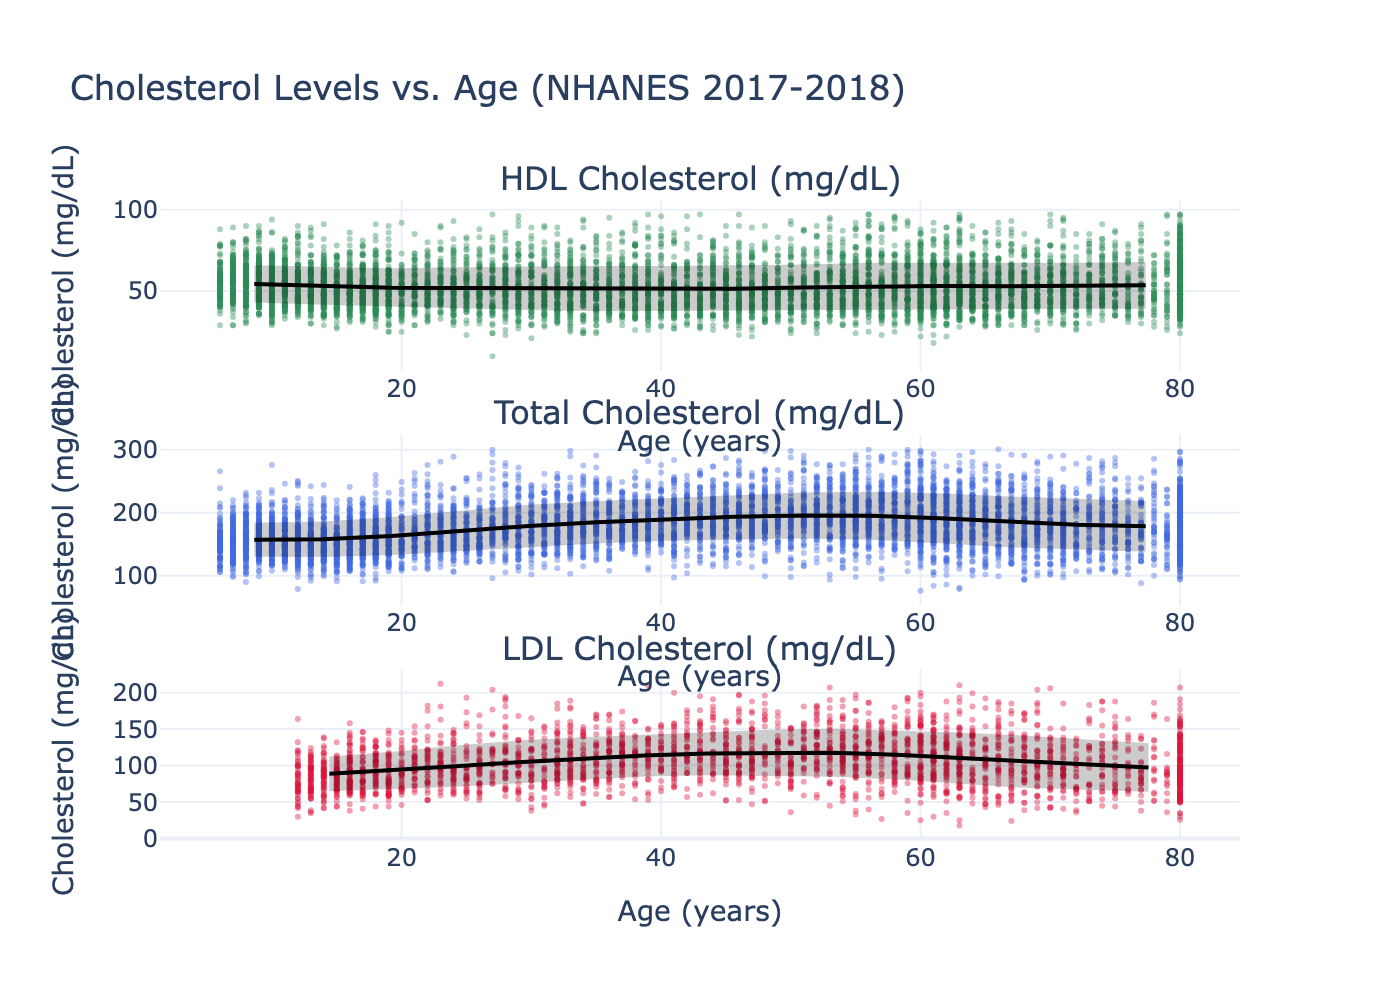

Write the Python code that produced this figure.
#!/usr/bin/env python3
"""
Cholesterol Analysis using NHANES 2017-2018 data.

This script analyzes the distribution of LDL, HDL, and Total Cholesterol by age,
combining data for all genders. It visualizes the relationship between age and
various cholesterol metrics.
"""

import pandas as pd
import numpy as np
from scipy.stats import zscore
from scipy.ndimage import gaussian_filter1d
import plotly.graph_objects as go
from plotly.subplots import make_subplots
from pandas_nhanes import get_dataset

# --- Constants ---

CHOLESTEROL_COLS = [
    "HDL Cholesterol (mg/dL)",
    "Total Cholesterol (mg/dL)",
    "LDL Cholesterol (mg/dL)"
]

COLORS = {
    "HDL Cholesterol (mg/dL)": "SeaGreen",
    "Total Cholesterol (mg/dL)": "RoyalBlue",
    "LDL Cholesterol (mg/dL)": "Crimson"
}

# --- Data Loading and Preprocessing ---

def load_and_merge_data():
    """Loads and merges cholesterol and demographic data from NHANES."""
    hdl_data = get_dataset("HDL_J")[["SEQN", "LBDHDD"]].rename(
        columns={"LBDHDD": "HDL Cholesterol (mg/dL)"}
    )
    total_chol_data = get_dataset("TCHOL_J")[["SEQN", "LBXTC"]].rename(
        columns={"LBXTC": "Total Cholesterol (mg/dL)"}
    )
    trigly_data = get_dataset("TRIGLY_J")[["SEQN", "LBDLDL"]].rename(
        columns={"LBDLDL": "LDL Cholesterol (mg/dL)"}
    )
    demographics = get_dataset("DEMO_J")[["SEQN", "RIDAGEYR"]].rename(
        columns={"RIDAGEYR": "Age (years)"}
    )

    df = pd.merge(hdl_data, total_chol_data, on="SEQN", how="outer")
    df = pd.merge(df, trigly_data, on="SEQN", how="outer")
    df = pd.merge(df, demographics, on="SEQN")
    return df

def clean_data(df):
    """Removes rows with missing data and outliers."""
    df = df.dropna(subset=CHOLESTEROL_COLS, how="all").reset_index(drop=True)

    # Remove outliers using Z-score method for each cholesterol column
    outlier_mask = np.zeros(len(df), dtype=bool)
    for col in CHOLESTEROL_COLS:
        valid_mask = df[col].notna()
        if valid_mask.sum() > 0:
            z_scores = np.abs(zscore(df.loc[valid_mask, col]))
            full_positions = np.where(valid_mask)[0]
            col_outlier_positions = full_positions[z_scores >= 3]
            outlier_mask[col_outlier_positions] = True
    return df[~outlier_mask]

# --- Data Analysis ---

def compute_fitted_data(x, y):
    """
    Computes smoothed mean and standard deviation curves for scatter plot data.
    """
    mask = ~(np.isnan(x) | np.isnan(y))
    x_clean, y_clean = x[mask], y[mask]

    if len(x_clean) < 10:
        return None, None, None, None

    sort_idx = np.argsort(x_clean)
    x_sorted, y_sorted = x_clean[sort_idx], y_clean[sort_idx]

    age_bins = np.linspace(x_sorted.min(), x_sorted.max(), 15)
    bin_centers, bin_means, bin_stds = [], [], []

    for i in range(len(age_bins) - 1):
        mask = (x_sorted >= age_bins[i]) & (x_sorted < age_bins[i + 1])
        if np.sum(mask) > 5:
            bin_centers.append((age_bins[i] + age_bins[i + 1]) / 2)
            bin_values = y_sorted[mask]
            bin_means.append(np.mean(bin_values))
            bin_stds.append(np.std(bin_values))

    if len(bin_centers) <= 3:
        return None, None, None, None

    bin_centers = np.array(bin_centers)
    mean_smooth = np.maximum(gaussian_filter1d(np.array(bin_means), sigma=1.0), 0.1)
    std_smooth = np.maximum(gaussian_filter1d(np.array(bin_stds), sigma=1.0), 0.1)
    lower_1sd = np.maximum(mean_smooth - std_smooth, 0)
    upper_1sd = mean_smooth + std_smooth

    return bin_centers, mean_smooth, lower_1sd, upper_1sd

# --- Visualization ---

def create_plot(df):
    """Creates an interactive plot of Cholesterol vs. Age."""
    fig = make_subplots(
        rows=len(CHOLESTEROL_COLS),
        cols=1,
        subplot_titles=CHOLESTEROL_COLS,
        vertical_spacing=0.1
    )

    for i, col_name in enumerate(CHOLESTEROL_COLS):
        row = i + 1
        x_data = df["Age (years)"]
        y_data = df[col_name]

        # Add scatter plot for raw data
        fig.add_trace(
            go.Scatter(
                x=x_data,
                y=y_data,
                mode='markers',
                marker=dict(color=COLORS[col_name], size=3, opacity=0.4),
                name=col_name,
                showlegend=False
            ),
            row=row,
            col=1
        )

        # Add smoothed trend lines
        x_fit, y_mean, y_lower, y_upper = compute_fitted_data(x_data.values, y_data.values)
        if x_fit is not None:
            fig.add_trace(
                go.Scatter(
                    x=x_fit, y=y_mean, mode='lines',
                    line=dict(color='black', width=2),
                    name="Mean",
                    showlegend=False
                ),
                row=row, col=1
            )
            fig.add_trace(
                go.Scatter(
                    x=np.concatenate([x_fit, x_fit[::-1]]),
                    y=np.concatenate([y_upper, y_lower[::-1]]),
                    fill='toself',
                    fillcolor='rgba(0,0,0,0.2)',
                    line=dict(color='rgba(255,255,255,0)'),
                    name="±1 SD",
                    showlegend=False
                ),
                row=row, col=1
            )

        fig.update_xaxes(title_text="Age (years)", row=row, col=1)
        fig.update_yaxes(title_text="Cholesterol (mg/dL)", row=row, col=1)

    fig.update_layout(
        title_text="Cholesterol Levels vs. Age (NHANES 2017-2018)",
        height=1200,
        width=800,
        template="plotly_white"
    )
    return fig

# --- Main Execution ---

def main():
    """Main function to run the analysis and generate the plot."""
    df = load_and_merge_data()
    df_cleaned = clean_data(df)

    print(f"Total subjects with cholesterol data: {len(df_cleaned)}")
    print(f"Age range: {df_cleaned['Age (years)'].min():.0f}-{df_cleaned['Age (years)'].max():.0f} years")
    for col in CHOLESTEROL_COLS:
        print(f"{col}: {df_cleaned[col].notna().sum()} subjects")

    fig = create_plot(df_cleaned)
    fig.write_html("Cholesterol_Age.html")
    fig.write_image("Cholesterol_Age.png", scale=2)

if __name__ == "__main__":
    main()
